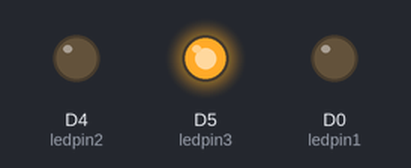
The sketch below on a simulated ESP8266 (NodeMCU). On the bench: output pins drawn as LEDs (lit = HIGH).

Above: at 0.5 s.
At 1.5 s:
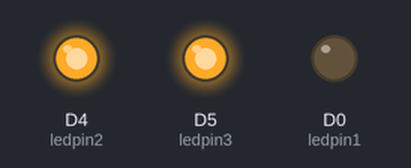
At 2.5 s:
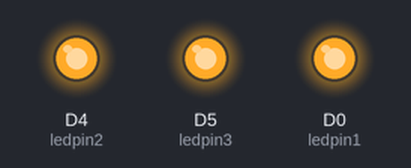
At 3.5 s:
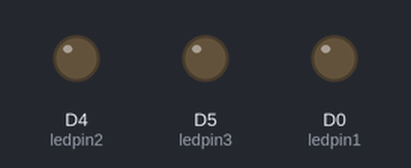
Timing chart, 0 to 5.2 s (numbered marks = the images above):
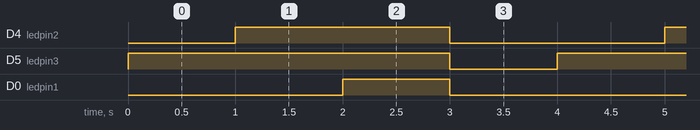

The sketch:

sketch_dec13a.ino
```cpp
#define ledpin1 D0    // Define pin A206
#define ledpin2 D4
#define ledpin3 D5
void setup()
{
  pinMode(ledpin1,OUTPUT);   //Set D1 pin as output
  pinMode(ledpin2,OUTPUT);   //Set D2 pin as output
  pinMode(ledpin3,OUTPUT);   //Set D3 pin as output

}

void loop()
{
  digitalWrite(ledpin1, 0);  //Set display pattern off-off-on
  digitalWrite(ledpin2, 0);
  digitalWrite(ledpin3, 1);
  delay(1000);               //Delay 1 second
  digitalWrite(ledpin1, 0);  //Set display pattern off-on-on
  digitalWrite(ledpin2, 1);
  digitalWrite(ledpin3, 1);
  delay(1000);               //Delay 1 second
  digitalWrite(ledpin1, 1);  //Set display pattern on-on-on
  digitalWrite(ledpin2, 1);
  digitalWrite(ledpin3, 1);
  delay(1000);               //Delay 1 second
  digitalWrite(ledpin1, 0);  //Turn off all
  digitalWrite(ledpin2, 0);
  digitalWrite(ledpin3, 0);
  delay(1000);               //Delay 1 second
}
```

Measured:
- by itself, D4 (ledpin2): alternates HIGH for 2.0 s and LOW for 2.0 s
- by itself, D5 (ledpin3): alternates HIGH for 3.0 s and LOW for 1.0 s
- by itself, D0 (ledpin1): alternates HIGH for 1.0 s and LOW for 3.0 s
